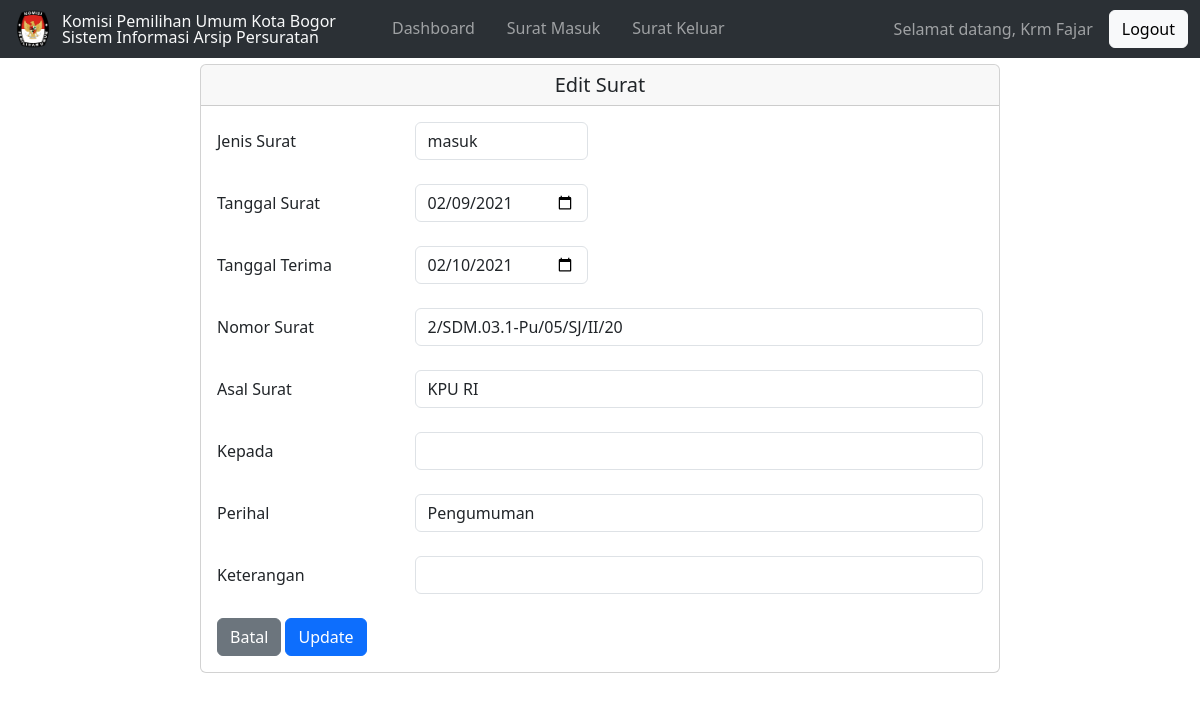
/edit.php?id=1 (signed in), run on the app's committed database.
### tables this page shows
CREATE TABLE `pengguna` (
  `id` int(11) NOT NULL,
  `nip` int(11) NOT NULL,
  `nama_lengkap` varchar(25) NOT NULL,
  `password` char(255) NOT NULL,
  `tgl_akun` datetime NOT NULL DEFAULT current_timestamp()
);

CREATE TABLE `surat` (
  `id` int(11) NOT NULL,
  `jenis` varchar(25) NOT NULL,
  `tgl_surat` date NOT NULL,
  `tgl_terima` date DEFAULT NULL,
  `nomor` varchar(25) NOT NULL,
  `asal` varchar(25) DEFAULT NULL,
  `kepada` varchar(25) DEFAULT NULL,
  `perihal` char(255) NOT NULL,
  `ket` char(255) DEFAULT NULL
);

### edit.php (the view, shortened to what this page needs)
<?php
include('header.php');
include('database.php');
if (isset($_GET['id'])) {
    if (!empty($_GET['id'])) {
        $id = $_GET['id'];
        $data = $db_koneksi->query("SELECT * FROM surat WHERE id = $id");
        if (mysqli_num_rows($data) > 0) {
            $row = $data->fetch_row();
            $jenis = $row[1];
            $tgl_surat = $row[2];
            $tgl_terima = $row[3];
            $nomor = $row[4];
            $asal = $row[5];
            $kepada = $row[6];
            $perihal = $row[7];
            $ket = $row[8];
        } else {
            echo "Data tidak ditemukan!";
            exit;
        }
    } else {
        header("Location: dashboard.php");
    }
} else {
    header("Location: dashboard.php");
}
?>
<body>
    <div class="card m-auto">
        <h5 class="card-header text-center">Edit Surat</h5>
        <div class="card-body">
            <form action="<?php $_SERVER["PHP_SELF"] ?>" method="post">
                <div class="row">
                    <label for="jenis" class="col-sm-3 col-form-label">Jenis Surat</label>
                    <div class="col-sm-3">
                        <select id="jenis" name="jenis" class="form-control">
                            <option value="masuk" <?php echo $select = ($jenis == 'masuk') ? 'selected' : '' ?>>masuk</option>
                        </select><br>
                    </div>
                </div>
                <div class="row">
                    <label for="tgl_surat" class="col-sm-3 col-form-label">Tanggal Surat</label>
                    <div class="col-sm-3">
                        <input type="date" name="tgl_surat" class="form-control" value="<?php echo $tgl_surat; ?>"><br>
                    </div>
                </div>
                <div class="row">
                    <label for="tgl_terima" class="col-sm-3 col-form-label">Tanggal Terima</label>
                    <div class="col-sm-3">
                        <input type="date" name="tgl_terima" class="form-control" value="<?php echo $tgl_terima; ?>"><br>
                    </div>
                </div>
                <div class="row">
                    <label for="nomor" class="col-sm-3 col-form-label">Nomor Surat</label>
                    <div class="col-sm-9">
                        <input type="text" name="nomor" class="form-control" value="<?php echo $nomor ?>"><br>
                    </div>
                </div>
                <div class="row">
                    <label for="asal" class="col-sm-3 col-form-label">Asal Surat</label>
                    <div class="col-sm-9">
                        <input type="text" name="asal" class="form-control" value="<?php echo $asal ?>"><br>
                    </div>
                </div>
                <div class="row">
                    <label for="kepada" class="col-sm-3 col-form-label">Kepada</label>
                    <div class="col-sm-9">
                        <input type="text" name="kepada" class="form-control" value="<?php echo $kepada ?>"><br>
                    </div>
                </div>
                <div class="row">
                    <label for="perihal" class="col-sm-3 col-form-label">Perihal</label>
                    <div class="col-sm-9">
                        <input type="text" name="perihal" class="form-control" value="<?php echo $perihal ?>"><br>
                    </div>
                </div>
                <div class="row">
                    <label for="ket" class="col-sm-3 col-form-label">Keterangan</label>
                    <div class="col-sm-9">
                        <input type="text" name="ket" class="form-control" value="<?php echo $ket ?>"><br>
                    </div>
                </div>
                <a class="btn btn-secondary" href="<?php echo 'surat_' . $jenis . '.php' ?>">Batal</a>
                <input class="btn btn-primary" type="submit" name="submit" value="Update">
            </form>
        </div>
    </div>
</body>

### header.php (shortened to what this page needs)
<?php
include('database.php');
if (!empty($_SESSION["nip"])) {
    $nip = $_SESSION["nip"];
    $sql = "SELECT * FROM pengguna WHERE nip = '$nip'";
    $result = mysqli_query($db_koneksi, $sql);
    if (mysqli_num_rows($result) > 0) {
        $row = mysqli_fetch_assoc($result);
        $nama = $row["nama_lengkap"];
    } else {
        header("Location: index.php");
    }
} else {
    header("Location: index.php");
}
$halaman = str_replace(".php", "", explode('/', $_SERVER['REQUEST_URI'])[2]);
?>
<!DOCTYPE html>
<html lang="en">
<head>
    <link href="https://cdn.jsdelivr.net/npm/bootstrap@5.3.0-alpha3/dist/css/bootstrap.min.css" rel="stylesheet">
</head>
<header class="pb-5 mb-3">
    <nav class="navbar fixed-top navbar-expand-lg bg-body-tertiary bg-dark" data-bs-theme="dark">
        <div class="container-fluid">
            <div class="d-flex align-items-center me-5 text-light">
                <div class="flex-shrink-0">
                    <img src="logo.png" width="42">
                </div>
                <div class="flex-grow-1 ms-2 fs-6 lh-1 text-start">
                    Komisi Pemilihan Umum Kota Bogor<br>
                    Sistem Informasi Arsip Persuratan
                </div>
            </div>
            <div class="collapse navbar-collapse" id="navbarText">
                <ul class="navbar-nav nav-underline me-auto mb-2 mb-lg-0">
                    <li class="nav-item">
                        <a class="nav-link <?php echo ($halaman == 'dashboard' ? "active" : "") ?>" href="dashboard.php">Dashboard</a>
                    </li>
                    <li class="nav-item">
                        <a class="nav-link <?php echo ($halaman == 'surat_masuk' ? "active" : "") ?>" href="surat_masuk.php">Surat Masuk</a>
                    </li>
                    <li class="nav-item">
                        <a class="nav-link <?php echo ($halaman == 'surat_keluar' ? "active" : "") ?>" href="surat_keluar.php">Surat Keluar</a>
                    </li>
                </ul>
                <span class="navbar-text mx-3">
                    Selamat datang, <?php echo $nama ?>
                </span>
                <form action="<?php $_SERVER["PHP_SELF"] ?>" method="post">
                    <input class="btn btn-light" type="submit" name="logout" value="Logout">
                </form>
            </div>
        </div>
    </nav>
</header>
</html>

### edit.php (style rules this page uses)
.card { width: 800px; }

### data on the page
pengguna: nama_lengkap "Krm Fajar"
surat: tgl_surat "02/09/2021", tgl_terima "02/10/2021", nomor "2/SDM.03.1-Pu/05/SJ/II/20", asal "KPU RI", perihal "Pengumuman"
